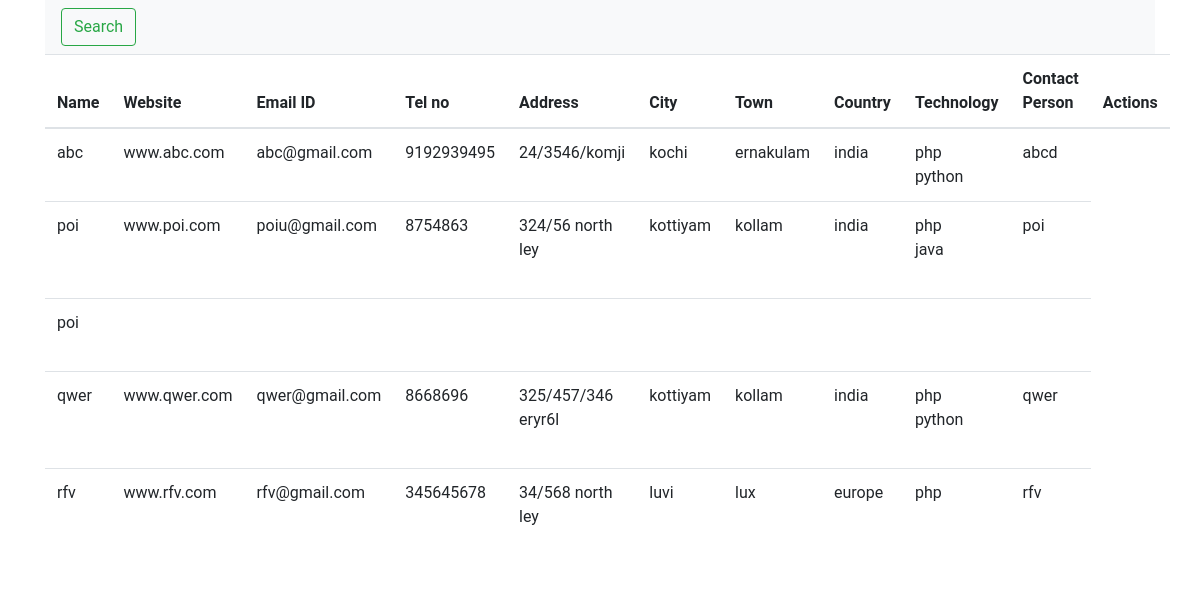
The app's page /data_list/ with its own data.
### user_data/models.py (models this page shows, shortened)
class Detail(models.Model):
    name=models.CharField(max_length=250,blank=True,null=True)
    website=models.CharField(max_length=250,blank=True,null=True)
    email_id=models.EmailField(max_length=250,blank=True,null=True)
    email_id_2=models.EmailField(max_length=250,blank=True,null=True)
    tel_no=models.CharField(max_length=15,blank=True,null=True)
    address=models.TextField(max_length=250,blank=True,null=True)
    address2=models.TextField(max_length=250,blank=True,null=True)
    city=models.CharField(max_length=25,blank=True,null=True)
    town=models.CharField(max_length=25,blank=True,null=True)
    country=models.CharField(max_length=75,blank=True,null=True)
    technology=models.CharField(max_length=250,blank=True,null=True)
    technology_2=models.CharField(max_length=250,blank=True,null=True)
    technology_3=models.CharField(max_length=250,blank=True,null=True)
    contact_person=models.CharField(max_length=250,blank=True,null=True)
    class Meta:
        ordering=('name',)
        verbose_name='detail'
        verbose_name_plural='details'

### user_data/views.py (the view)
# urls.py: path('data_list/',views.data_list,name='data_list'),
def data_list(request):
    all_data=Detail.objects.all()
    context={
        'all_data':all_data
    }
    return render(request,'data_list.html',context)

### templates/data_list.html (shortened to what this page needs)
{% extends 'base.html' %}
{% load static %}
{% block body %}
<div>
  <nav class="navbar navbar-light bg-light">
  <form class="form-inline" action="{% url 'search_by_country' %}">
    <button class="btn btn-outline-success my-2 my-sm-0" type="submit">Search</button>
  </form>
</nav>
</div>
<table class="table">
  <thead>
    <tr>
      <th scope="col">Name</th>
      <th scope="col">Website</th>
      <th scope="col">Email ID</th>
      <th scope="col">Tel no</th>
      <th scope="col">Address</th>
      <th scope="col">City</th>
      <th scope="col">Town</th>
      <th scope="col">Country</th>
      <th scope="col">Technology</th>
      <th scope="col">Contact Person</th>
      <th scope="col">Actions</th>
    </tr>
  </thead>
  <tbody>
  {% for i in all_data %}
    <tr>
      <td>{{i.name}}</td>
      <td>{{i.website}}</td>
      <td>{{i.email_id}}</td>
      <td>{{i.tel_no}}</td>
      <td>{{i.address}}<br>
          <br>
          {{i.address2}}  </td>
      <td>{{i.city}}</td>
      <td>{{i.town}}</td>
      <td>{{i.country}}</td>
      <td>{{i.technology}}<br>
          {{i.technology_2}} </td>
      <td>{{i.contact_person}}</td>
    </tr>
  {% endfor %}
  </tbody>
</table>
{% endblock %}

### templates/base.html (shortened to what this page needs)
{% load static %}
<!DOCTYPE html>
<html lang="en">
<head>
    <link rel="stylesheet" href="{% static 'css/bootstrap.min.css' %}" >
    <link rel="stylesheet" href="{% static 'css/custom.css' %}">
</head>
<body>
<div class="container">
{% block body %} {% endblock %}
</div>
</body>
</html>

### static/css/custom.css (style rules this page uses)
body { font-family: 'Roboto', sans-serif; }

### records on screen
Detail: name "abc", website "www.abc.com", email_id "abc@gmail.com", tel_no "9192939495", address "24/3546/komji", city "kochi", town "ernakulam", country "india", technology "php", technology_2 "python", contact_person "abcd"
Detail: name "poi", website "www.poi.com", email_id "poiu@gmail.com", tel_no "8754863", address "324/56 north ley", city "kottiyam", town "kollam", country "india", technology "php", technology_2 "java", contact_person "poi"
Detail: name "poi"
Detail: name "qwer", website "www.qwer.com", email_id "qwer@gmail.com", tel_no "8668696", address "325/457/346 eryr6l", city "kottiyam", town "kollam", country "india", technology "php", technology_2 "python", contact_person "qwer"
Detail: name "rfv", website "www.rfv.com", email_id "rfv@gmail.com", tel_no "345645678", address "34/568 north ley", city "luvi", town "lux", country "europe", technology "php", contact_person "rfv"
